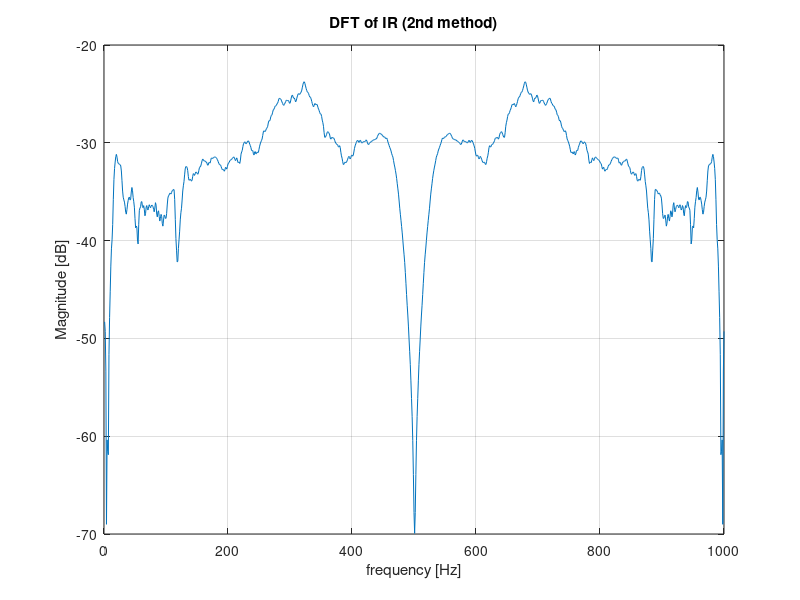

Recreate this plot in MATLAB. (Note: this script raises an error after producing the figure.)
clear all;
close all;
load('IRest.mat')
channel_IR = h;
N=1e3; %N must be even
N_kept = 20;
eq = fft(h,N);
fourier_sig = mag2db(abs(eq));
plot(fourier_sig);
title('DFT of IR (2nd method)');
xlabel('frequency [Hz]');
ylabel('Magnitude [dB]');
grid on

[sorted_arry,index_array] = sort(abs(eq(1:N/2)),'descend');
new_index_array = index_array(1:N_kept);
new_index_array = sort(new_index_array,'ascend');
% Exercise session 4: DMT-OFDM transmission scheme

% Constants
Nq=6; %max 6
prefix_value = length(h)+1; %% ti has just to be longer !!! 
SNR=10; %Signal to noise ratio
L=10; %channel order

% Convert BMP image to bitstream
[bitStream, imageData, colorMap, imageSize, bitsPerPixel] = imagetobitstream('image.bmp');

% QAM modulation
qamStream = qam_mod_2(Nq,bitStream,'bin',true);

%%%%%%%%%%%% Check remainder %%%%%%%%%%%%%%
remainder = mod(length(qamStream),(N/2 -1));
remainder_on_off = mod(length(qamStream),(N_kept));

% OFDM modulation
% input,length of packet N,prefix-> TRUE or FALSE, length of prefix,
% remainder
ofdmStream = ofdm_mod(qamStream,N,true,prefix_value,remainder); 
ofdmStream_on_off = ofdm_mod_on_off(qamStream,N,true,prefix_value,remainder_on_off,new_index_array); 
% Channel with a random TF
%num=randi([0 20],1,L);
%den=[1 zeros(1,L-1)];
%H=filt(num,den);
%num = -0.5:0.05:-0.05;
%num = -num
%rxOfdmStream = filter(num,1,ofdmStream);

% Channel with true impulse response 
rxOfdmStream = filter(h,1,ofdmStream);
rxOfdmStream_on_off = filter(h,1,ofdmStream_on_off);
% Adding white noise
rxOfdmStream = awgn(rxOfdmStream, SNR, 'measured'); %%%% ALWAYS ADD 'measured'
rxOfdmStream_on_off  = awgn(rxOfdmStream_on_off , SNR, 'measured');
% OFDM demodulation + equalization

rxQamStream = ofdm_demod(rxOfdmStream,N,true,prefix_value,remainder,eq);
rxQamStream_on_off = ofdm_demod_on_off(rxOfdmStream_on_off,N,true,prefix_value,remainder_on_off,eq,new_index_array);
% QAM demodulation
rxBitStream = qam_demod(rxQamStream,Nq,'bin',true);
rxBitStream_on_off = qam_demod(rxQamStream_on_off,Nq,'bin',true);

% Compute BER
[berTransmission] = ber(bitStream,rxBitStream);
[berTransmission_on_off] = ber(bitStream,rxBitStream_on_off);

% Construct image from bitstream
imageRx = bitstreamtoimage(rxBitStream, imageSize, bitsPerPixel);
imageRx_on_off = bitstreamtoimage(rxBitStream_on_off, imageSize, bitsPerPixel);

% Plot images
figure
subplot(2,1,1); colormap(colorMap); image(imageData); axis image; title('Original image'); drawnow;
subplot(2,1,2); colormap(colorMap); image(imageRx); axis image; title(['Received image']); drawnow;

% Plot images
figure
subplot(2,1,1); colormap(colorMap); image(imageData); axis image; title('Original image ON OFF bit loading'); drawnow;
subplot(2,1,2); colormap(colorMap); image(imageRx_on_off); axis image; title(['Received image ON OFF bit loading']); drawnow;
